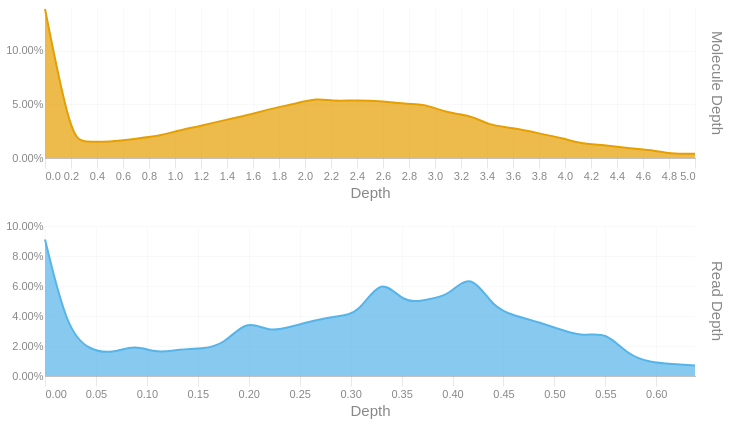

Write notebook code for a chart like this one.
### Code cell
readdep = depth_hist(tb['Read Depth'], q99, 3)
readdep = readdep.with_columns(pl.lit('Read Depth').alias('Metric'))
if not SKIPLR:
    moldep = depth_hist(tb['Molecule Depth'], mol_q99, 1)
    moldep = moldep.with_columns(pl.lit('Molecule Depth').alias('Metric'))
    _hist = pl.concat([readdep, moldep])
    _hist = _hist.filter(pl.col('Proportion') != 0)
    with SafeRender(_hist):
        (
            alt.Chart(_hist)        
            .mark_area(interpolate = "basis")
            .encode(
                x=alt.X('Bin:Q').scale(domainMin=0).axis(alt.Axis(title='Depth')),
                y = alt.Y('Proportion:Q', title = None).axis(format = '.2%'),
                color = alt.Color('Metric:N').legend(None),
                row = alt.Row("Metric:N").header(title = None, labelOrient = 'right'),
                tooltip = [
                    alt.Tooltip("Metric:N", title = "Metric"),
                    alt.Tooltip('Interval:N', title = "Depth Interval"),
                    alt.Tooltip('Proportion:Q', title = "% Alignments").format('.2%')
                ]
            )
            .resolve_scale(x='independent', y='independent')
            .properties(
                height = 150, width = 650,
                usermeta={'embedOptions': {'downloadFileName': f'{samplename}.depth.hist'}}
            )
        ).display()
else:
    readdep = readdep.filter(pl.col('Proportion') != 0)
    with SafeRender(readdep):
        (
            alt.Chart(readdep)        
            .mark_area(interpolate = "basis")
            .encode(
                x=alt.X('Bin:Q').scale(domainMin=0).axis(alt.Axis(title='Depth')),
                y = alt.Y('Proportion:Q', title = None).axis(format = '.2%'),
                tooltip = [
                    alt.Tooltip('Interval:N', title = "Depth Interval"),
                    alt.Tooltip('Proportion:Q', title = "% Alignments").format('.2%')
                ]
            )
            .properties(
                usermeta={'embedOptions': {'downloadFileName': f'{samplename}.depth.hist'}}
            )
        ).display()

### Figure 1 — Vega-Lite specification as saved in the notebook (floating-point values rounded to 4 significant figures)
{"width": 650, "height": 150, "config": {"title": {"anchor": "start", "dy": -15, "fontSize": 18, "color": "#888888", "subtitleColor": "#888888", "subtitleFontSize": 14}, "arc": {"fill": "#0072B2"}, "axis": {"domainColor": "#888888", "domainWidth": 0.5, "gridWidth": 0.2, "grid": false, "titleFontWeight": 400, "titleFontSize": 15, "labelFontSize": 11, "labelColor": "#888888", "tickColor": "#888888", "tickWidth": 0.2, "titleColor": "#888888"}, "axisBand": {"grid": false}, "axisX": {"grid": true, "tickSize": 10, "domainCap": "round"}, "axisY": {"domain": false, "grid": true, "tickSize": 0, "domainCap": "round"}, "background": "transparent", "header": {"labelFontSize": 15, "labelColor": "#888888", "titleFontSize": 15, "titleFontWeight": 600, "titleColor": "#888888"}, "legend": {"labelFont": "sans-serif", "labelFontSize": 12, "labelColor": "#888888", "symbolSize": 100, "symbolType": "circle", "titleFontSize": 12, "titlePadding": 10, "titleColor": "#888888", "title": null}, "range": {"category": ["#E69F00", "#56B4E9", "#009E73", "#F0E442", "#0072B2", "#D55E00", "#CC79A7", "#000000"], "diverging": ["#cfe8f3", "#a2d4ec", "#73bfe2", "#46abdb", "#1696d2", "#12719e"]}, "area": {"fill": "#0072B2", "fillOpacity": 0.7, "line": true, "strokeOpacity": 0.7}, "line": {"color": "#0072B2", "stroke": "#0072B2", "strokeWidth": 2}, "trail": {"color": "#0072B2", "stroke": "#0072B2", "strokeWidth": 0, "size": 1}, "point": {"filled": true, "fillOpacity": 1.0, "size": 95}, "text": {"color": "#888888", "fontSize": 11, "align": "right", "fontWeight": 400, "size": 11}, "bar": {"fill": "#0072B2", "stroke": null}, "view": {"stroke": null, "continuousWidth": 660, "continuousHeight": 400}}, "data": {"name": "data-3b3d23408b9a2aa47d8d2cfb84d39d07"}, "mark": {"type": "area", "interpolate": "basis"}, "encoding": {"color": {"field": "Metric", "legend": null, "type": "nominal"}, "row": {"field": "Metric", "header": {"title": null, "labelOrient": "right"}, "type": "nominal"}, "tooltip": [{"field": "Metric", "title": "Metric", "type": "nominal"}, {"field": "Interval", "title": "Depth Interval", "type": "nominal"}, {"field": "Proportion", "format": ".2%", "title": "% Alignments", "type": "quantitative"}], "x": {"axis": {"title": "Depth"}, "field": "Bin", "scale": {"domainMin": 0}, "type": "quantitative"}, "y": {"axis": {"format": ".2%"}, "field": "Proportion", "title": null, "type": "quantitative"}}, "resolve": {"scale": {"x": "independent", "y": "independent"}}, "usermeta": {"embedOptions": {"downloadFileName": "TF26LRJL0059_5B_10484332_23Y22YLT4_L7.depth.hist"}}, "$schema": "https://vega.github.io/schema/vega-lite/v6.4.1.json", "datasets": {"data-3b3d23408b9a2aa47d8d2cfb84d39d07": [{"Bin": 0.0, "Interval": "0.0-0.022", "Proportion": 0.091, "Metric": "Read Depth"}, {"Bin": 0.022, "Interval": "0.022-0.044", "Proportion": 0.03, "Metric": "Read Depth"}, {"Bin": 0.044, "Interval": "0.044-0.066", "Proportion": 0.017, "Metric": "Read Depth"}, {"Bin": 0.066, "Interval": "0.066-0.088", "Proportion": 0.015, "Metric": "Read Depth"}, {"Bin": 0.088, "Interval": "0.088-0.11", "Proportion": 0.021, "Metric": "Read Depth"}, {"Bin": 0.11, "Interval": "0.11-0.132", "Proportion": 0.015, "Metric": "Read Depth"}, {"Bin": 0.132, "Interval": "0.132-0.154", "Proportion": 0.018, "Metric": "Read Depth"}, {"Bin": 0.154, "Interval": "0.154-0.176", "Proportion": 0.018, "Metric": "Read Depth"}, {"Bin": 0.176, "Interval": "0.176-0.198", "Proportion": 0.021, "Metric": "Read Depth"}, {"Bin": 0.198, "Interval": "0.198-0.22", "Proportion": 0.038, "Metric": "Read Depth"}, {"Bin": 0.22, "Interval": "0.22-0.242", "Proportion": 0.029, "Metric": "Read Depth"}, {"Bin": 0.242, "Interval": "0.242-0.264", "Proportion": 0.033, "Metric": "Read Depth"}, {"Bin": 0.264, "Interval": "0.264-0.286", "Proportion": 0.037, "Metric": "Read Depth"}, {"Bin": 0.286, "Interval": "0.286-0.308", "Proportion": 0.04, "Metric": "Read Depth"}, {"Bin": 0.308, "Interval": "0.308-0.33", "Proportion": 0.041, "Metric": "Read Depth"}, {"Bin": 0.33, "Interval": "0.33-0.352", "Proportion": 0.067, "Metric": "Read Depth"}, {"Bin": 0.352, "Interval": "0.352-0.374", "Proportion": 0.048, "Metric": "Read Depth"}, {"Bin": 0.374, "Interval": "0.374-0.396", "Proportion": 0.051, "Metric": "Read Depth"}, {"Bin": 0.396, "Interval": "0.396-0.418", "Proportion": 0.053, "Metric": "Read Depth"}, {"Bin": 0.418, "Interval": "0.418-0.44", "Proportion": 0.07, "Metric": "Read Depth"}, {"Bin": 0.44, "Interval": "0.44-0.462", "Proportion": 0.045, "Metric": "Read Depth"}, {"Bin": 0.462, "Interval": "0.462-0.484", "Proportion": 0.04, "Metric": "Read Depth"}, {"Bin": 0.484, "Interval": "0.484-0.506", "Proportion": 0.036, "Metric": "Read Depth"}, {"Bin": 0.506, "Interval": "0.506-0.528", "Proportion": 0.031, "Metric": "Read Depth"}, {"Bin": 0.528, "Interval": "0.528-0.55", "Proportion": 0.026, "Metric": "Read Depth"}, {"Bin": 0.55, "Interval": "0.55-0.572", "Proportion": 0.03, "Metric": "Read Depth"}, {"Bin": 0.572, "Interval": "0.572-0.594", "Proportion": 0.014, "Metric": "Read Depth"}, {"Bin": 0.594, "Interval": "0.594-0.616", "Proportion": 0.009, "Metric": "Read Depth"}, {"Bin": 0.616, "Interval": "0.616-0.638", "Proportion": 0.008, "Metric": "Read Depth"}, {"Bin": 0.638, "Interval": "0.638-0.66", "Proportion": 0.007, "Metric": "Read Depth"}, {"Bin": 0.0, "Interval": "0.0-0.2", "Proportion": 0.139, "Metric": "Molecule Depth"}, {"Bin": 0.2, "Interval": "0.2-0.3", "Proportion": 0.018, "Metric": "Molecule Depth"}, {"Bin": 0.3, "Interval": "0.3-0.5", "Proportion": 0.015, "Metric": "Molecule Depth"}, {"Bin": 0.5, "Interval": "0.5-0.7", "Proportion": 0.015, "Metric": "Molecule Depth"}, {"Bin": 0.7, "Interval": "0.7-0.9", "Proportion": 0.018, "Metric": "Molecule Depth"}, {"Bin": 0.9, "Interval": "0.9-1.0", "Proportion": 0.021, "Metric": "Molecule Depth"}, {"Bin": 1.0, "Interval": "1.0-1.2", "Proportion": 0.025, "Metric": "Molecule Depth"}, {"Bin": 1.2, "Interval": "1.2-1.4", "Proportion": 0.03, "Metric": "Molecule Depth"}, {"Bin": 1.4, "Interval": "1.4-1.6", "Proportion": 0.036, "Metric": "Molecule Depth"}, {"Bin": 1.6, "Interval": "1.6-1.7", "Proportion": 0.041, "Metric": "Molecule Depth"}, {"Bin": 1.7, "Interval": "1.7-1.9", "Proportion": 0.045, "Metric": "Molecule Depth"}, {"Bin": 1.9, "Interval": "1.9-2.1", "Proportion": 0.05, "Metric": "Molecule Depth"}, {"Bin": 2.1, "Interval": "2.1-2.2", "Proportion": 0.056, "Metric": "Molecule Depth"}, {"Bin": 2.2, "Interval": "2.2-2.4", "Proportion": 0.053, "Metric": "Molecule Depth"}, {"Bin": 2.4, "Interval": "2.4-2.6", "Proportion": 0.054, "Metric": "Molecule Depth"}, {"Bin": 2.6, "Interval": "2.6-2.8", "Proportion": 0.053, "Metric": "Molecule Depth"}, {"Bin": 2.8, "Interval": "2.8-2.9", "Proportion": 0.05, "Metric": "Molecule Depth"}, {"Bin": 2.9, "Interval": "2.9-3.1", "Proportion": 0.051, "Metric": "Molecule Depth"}, {"Bin": 3.1, "Interval": "3.1-3.3", "Proportion": 0.042, "Metric": "Molecule Depth"}, {"Bin": 3.3, "Interval": "3.3-3.4", "Proportion": 0.039, "Metric": "Molecule Depth"}, {"Bin": 3.4, "Interval": "3.4-3.6", "Proportion": 0.031, "Metric": "Molecule Depth"}, {"Bin": 3.6, "Interval": "3.6-3.8", "Proportion": 0.028, "Metric": "Molecule Depth"}, {"Bin": 3.8, "Interval": "3.8-4.0", "Proportion": 0.023, "Metric": "Molecule Depth"}, {"Bin": 4.0, "Interval": "4.0-4.1", "Proportion": 0.018, "Metric": "Molecule Depth"}, {"Bin": 4.1, "Interval": "4.1-4.3", "Proportion": 0.014, "Metric": "Molecule Depth"}, {"Bin": 4.3, "Interval": "4.3-4.5", "Proportion": 0.012, "Metric": "Molecule Depth"}, {"Bin": 4.5, "Interval": "4.5-4.7", "Proportion": 0.009, "Metric": "Molecule Depth"}, {"Bin": 4.7, "Interval": "4.7-4.8", "Proportion": 0.007, "Metric": "Molecule Depth"}, {"Bin": 4.8, "Interval": "4.8-5.0", "Proportion": 0.004, "Metric": "Molecule Depth"}, {"Bin": 5.0, "Interval": "5.0-5.17", "Proportion": 0.004, "Metric": "Molecule Depth"}]}}
